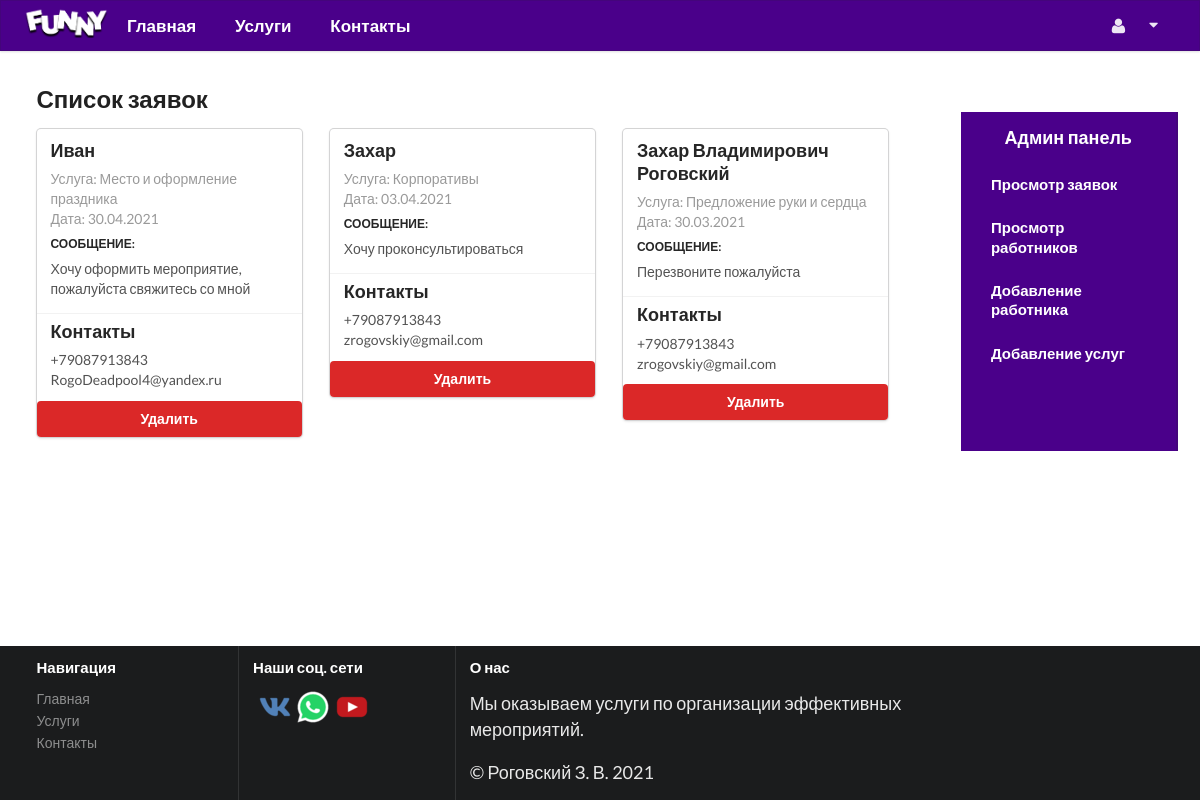
/admin_listrequest.php?login=admin (signed in), run on the app's committed database.
### tables this page shows
CREATE TABLE `request` (
  `id` int NOT NULL,
  `name` varchar(200) NOT NULL,
  `phone` varchar(100) NOT NULL,
  `email` varchar(100) NOT NULL,
  `message` text,
  `service` varchar(100) DEFAULT NULL,
  `date` date DEFAULT NULL,
  `user_id` int NOT NULL
);

### admin_listrequest.php (the view, shortened to what this page needs)
<?php
require "include/connect_db.php";
require "template/header.php";
$sql = mysqli_query($mysql, 'SELECT *
                            FROM request
                            ORDER BY request.id DESC');
while ($row = mysqli_fetch_assoc($sql)) {
    $posts[] = $row;
}
?>
<body class="flex">
    <div class="ui container ">
        <div class="ui grid">
            <div class="thirteen wide column">
                <h2>Список заявок</h2>
                <div class="ui grid">
                    <?php foreach ($posts as $row) { ?>
                    <div class="five wide column">
                        <div class="ui cards">
                            <div class="card">
                                <div class="content">
                                    <div class="header"><?= $row['name'] ?>
                                    </div>
                                    <div class="meta mt-2">Услуга: <?= $row['service'] ?> </div>
                                    <div class="meta">Дата: <?php $date = date_create($row['date']);
                                                                echo date_format($date, 'd.m.Y'); ?> </div>
                                    <h4 class="ui sub header mt-2">Сообщение:</h4>
                                    <div class="description"><?= $row['message'] ?>
                                    </div>
                                </div>
                                <div class="extra content">
                                    <div class="header">Контакты </div>
                                    <div class="description"><?= $row['phone'] ?></div>
                                    <div class="description"><?= $row['email'] ?></div>
                                </div>
                                <a href='?del_id=<?= $row['id'] ?>'><button
                                        class="fluid ui red button">Удалить</button></a>
                            </div>
                        </div>
                    </div>
                    <?php } ?>
                </div>
            </div>
            <div class="three wide column ui secondary vertical pointing menu mt-5">
                <h3 class="header text-center offices">Админ панель</h3>
                <a class="item" href="admin_listrequest.php">
                    <h4>Просмотр заявок</h4>
                </a>
                <a class="item" href="admin_listworker.php">
                    <h4>Просмотр работников</h4>
                </a>
                <a class="item" href="admin_addworker.php">
                    <h4>Добавление работника </h4>
                </a>
                <a class="item" href="admin_addservices.php">
                    <h4>Добавление услуг</h4>
                </a>
            </div>
        </div>
    </div>
    <?php
    require "template/footer.php"; ?>

### css/style.css (style rules this page uses)
body>.ui.container { margin-top: 6em; }
.flex { display: flex !important; flex-direction: column; }
.offices { color: #fff; }
.ui.vertical.menu { display: none; border: none; box-shadow: none; background-color: #4a008a; }
.ui.vertical.menu>.item { padding-left: 1.428em; color: #fff; }

### css/mt.css (style rules this page uses)
.mt-2, .my-2 { margin-top: .5rem !important }
.mt-5, .my-5 { margin-top: 3rem !important }
.text-center { text-align: center !important }

### data on the page
request: name "Иван", service "Место и оформление праздника", date "30.04.2021", message "Хочу оформить мероприятие, пожалуйста свяжитесь со мной", phone "+79087913843", email "RogoDeadpool4@yandex.ru"
request: name "Захар", service "Корпоративы", date "03.04.2021", message "Хочу проконсультироваться", phone "+79087913843", email "zrogovskiy@gmail.com"
request: name "Захар Владимирович Роговский", service "Предложение руки и сердца", date "30.03.2021", message "Перезвоните пожалуйста", phone "+79087913843", email "zrogovskiy@gmail.com"
